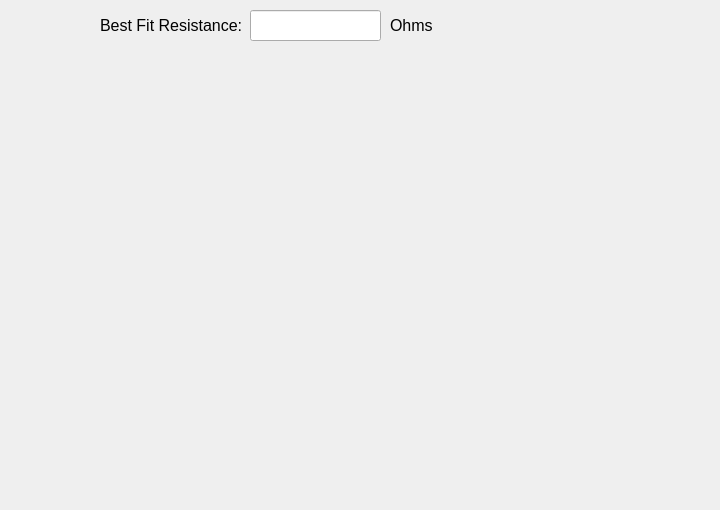
            <widget class="QWidget" name="tab_8">
             <attribute name="title">
              <string>Second Period Plot</string>
             </attribute>
             <widget class="QWidget" name="widget_second" native="true">
              <property name="geometry">
               <rect>
                <x>0</x>
                <y>50</y>
                <width>711</width>
                <height>451</height>
               </rect>
              </property>
              <property name="sizePolicy">
               <sizepolicy hsizetype="Expanding" vsizetype="Minimum">
                <horstretch>0</horstretch>
                <verstretch>0</verstretch>
               </sizepolicy>
              </property>
              <widget class="MatplotlibWidget" name="mplwidget_second">
               <property name="geometry">
                <rect>
                 <x>200</x>
                 <y>140</y>
                 <width>151</width>
                 <height>91</height>
                </rect>
               </property>
               <property name="sizePolicy">
                <sizepolicy hsizetype="Preferred" vsizetype="Preferred">
                 <horstretch>0</horstretch>
                 <verstretch>0</verstretch>
                </sizepolicy>
               </property>
              </widget>
             </widget>
             <widget class="QLabel" name="label_20">
              <property name="geometry">
               <rect>
                <x>100</x>
                <y>10</y>
                <width>151</width>
                <height>31</height>
               </rect>
              </property>
              <property name="font">
               <font>
                <pointsize>12</pointsize>
               </font>
              </property>
              <property name="text">
               <string>Best Fit Resistance:</string>
              </property>
             </widget>
             <widget class="QLineEdit" name="lineEdit_bfr_second">
              <property name="geometry">
               <rect>
                <x>250</x>
                <y>10</y>
                <width>131</width>
                <height>31</height>
               </rect>
              </property>
              <property name="font">
               <font>
                <pointsize>12</pointsize>
               </font>
              </property>
              <property name="text">
               <string/>
              </property>
             </widget>
             <widget class="QLabel" name="label_resistance_unit_second">
              <property name="geometry">
               <rect>
                <x>390</x>
                <y>10</y>
                <width>51</width>
                <height>31</height>
               </rect>
              </property>
              <property name="font">
               <font>
                <pointsize>12</pointsize>
               </font>
              </property>
              <property name="text">
               <string>Ohms</string>
              </property>
             </widget>
             <zorder>label_20</zorder>
             <zorder>lineEdit_bfr_second</zorder>
             <zorder>label_resistance_unit_second</zorder>
             <zorder>widget_second</zorder>
            </widget>
